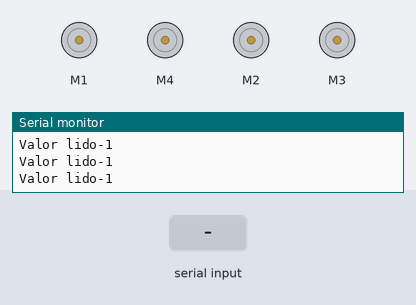
Simulated run of this sketch. Board: Arduino Uno, built with avr-gcc and run on an emulated ATmega328P. Parts: 4 × DC motor (green arrow = forward, orange = backward, longer = faster), the last lines printed to the serial monitor. The inputs (shaded band) are chosen by the test bench.

Above: at 1.2 s.
1.3 s: "F" received over Serial
At 2.0 s:
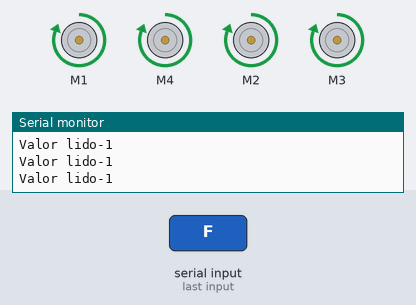
2.8 s: "B" received over Serial
At 3.5 s:
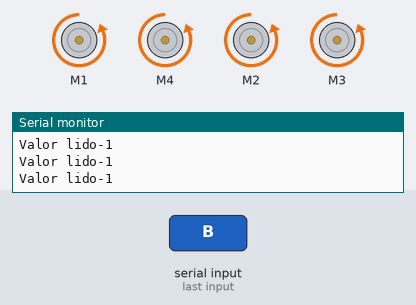
4.3 s: "R" received over Serial
At 5.5 s:
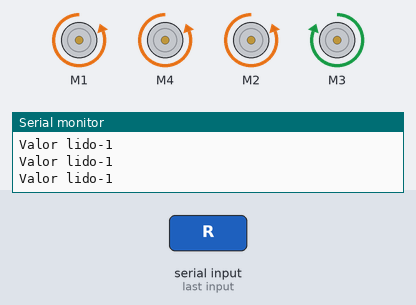
5.8 s: "L" received over Serial
At 6.8 s:
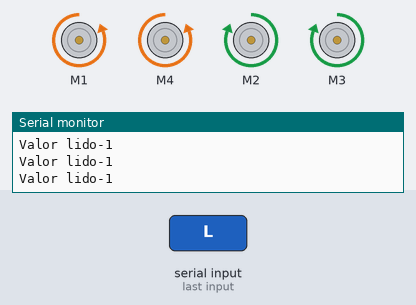
7.3 s: "S" received over Serial
At 8.0 s:
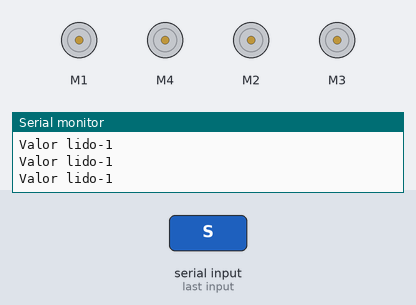
8.8 s: "F" received over Serial
At 9.1 s:
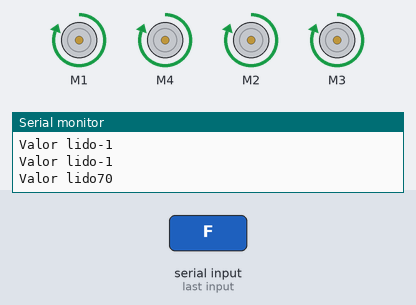
Timing chart, 0 to 11.8 s (numbered marks = the images above; inputs shaded):
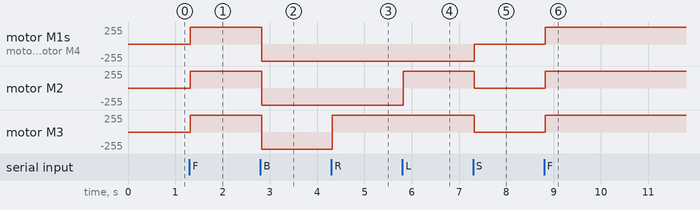

Measured:
- after the input at 1.3 s, motor M1, motor M4, motor M2, motor M3: stopped → forward 255/255 at once
- after the input at 2.8 s, motor M1, motor M4, motor M2, motor M3: forward 255/255 → backward 255/255 at once
- after the input at 4.3 s, motor M3: backward 255/255 → forward 255/255 at once
- after the input at 5.8 s, motor M2: backward 255/255 → forward 255/255 at once
- after the input at 7.3 s, motor M1, motor M4: backward 255/255 → stopped at once; motor M2, motor M3: forward 255/255 → stopped at once
- after the input at 8.8 s, motor M1, motor M4, motor M2, motor M3: stopped → forward 255/255 at once

The sketch:

Carrinho_com_driver_de_motor_FATEC.ino
```cpp
#include <AFMotor.h>

AF_DCMotor motorde(1); //Seleciona o motor 1
AF_DCMotor motordd(4); //Seleciona o motor 2
AF_DCMotor motorte(2); //Seleciona o motor 3
AF_DCMotor motortd(3); //Seleciona o motor 4

int tecla = 0;

void setup()
{
  Serial.begin(9600);
}

void loop()
{
   tecla = Serial.read();
   Serial.print("Valor lido");
   Serial.println(tecla,DEC);

  if (tecla == 70)// ativando pela tecla F
  {
motorde.setSpeed(255); //Define a velocidade maxima
motorde.run(FORWARD); //Gira o motor sentido horario
motordd.setSpeed(255); //Define a velocidade maxima
motordd.run(FORWARD); //Gira o motor sentido horario
motorte.setSpeed(255); //Define a velocidade maxima
motorte.run(FORWARD); //Gira o motor sentido horario
motortd.setSpeed(255); //Define a velocidade maxima
motortd.run(FORWARD); //Gira o motor sentido horario
delay(500);
  }

  else if (tecla == 66) // ativando pela tecla B
  {
motorde.setSpeed(255); //Define a velocidade maxima
motorde.run(BACKWARD); //Gira o motor sentido horario
motordd.setSpeed(255); //Define a velocidade maxima
motordd.run(BACKWARD); //Gira o motor sentido horario
motorte.setSpeed(255); //Define a velocidade maxima
motorte.run(BACKWARD); //Gira o motor sentido horario
motortd.setSpeed(255); //Define a velocidade maxima
motortd.run(BACKWARD); //Gira o motor sentido horario
delay(500);
  }

  else if (tecla == 82) // ativando pela tecla R
  {
motortd.setSpeed(255); //Define a velocidade maxima
motortd.run(FORWARD); //Gira o motor sentido horario
motorde.setSpeed(255); //Define a velocidade maxima
motorde.run(BACKWARD); //Gira o motor sentido horario
  }

  else if (tecla == 76) // ativando pela tecla L
  {
motorte.setSpeed(255); //Define a velocidade maxima
motorte.run(FORWARD); //Gira o motor sentido horario
motordd.setSpeed(255); //Define a velocidade maxima
motordd.run(BACKWARD); //Gira o motor sentido horario
  }

  else if (tecla == 83) // ativando pela tecla S
  {
motorde.setSpeed(0);
motorde.run(RELEASE); //Desliga o motor
motordd.setSpeed(0);
motordd.run(RELEASE); //Desliga o motor
motorte.setSpeed(0);
motorte.run(RELEASE); //Desliga o motor
motortd.setSpeed(0);
motortd.run(RELEASE); //Desliga o motor
  }
}
```
